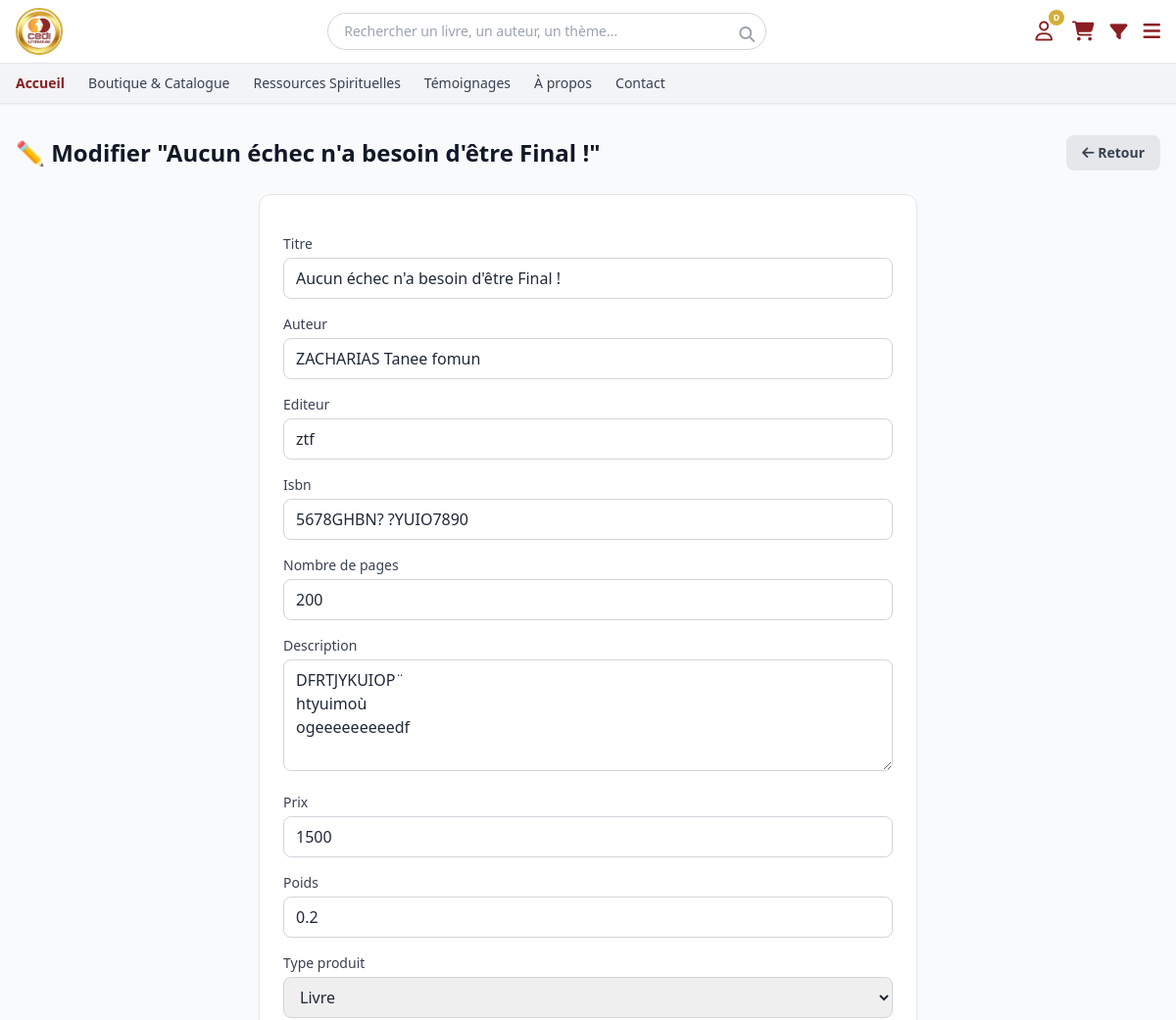
Before: /admin_produits/modifier/15/ (signed in, upper part) with the older database file.
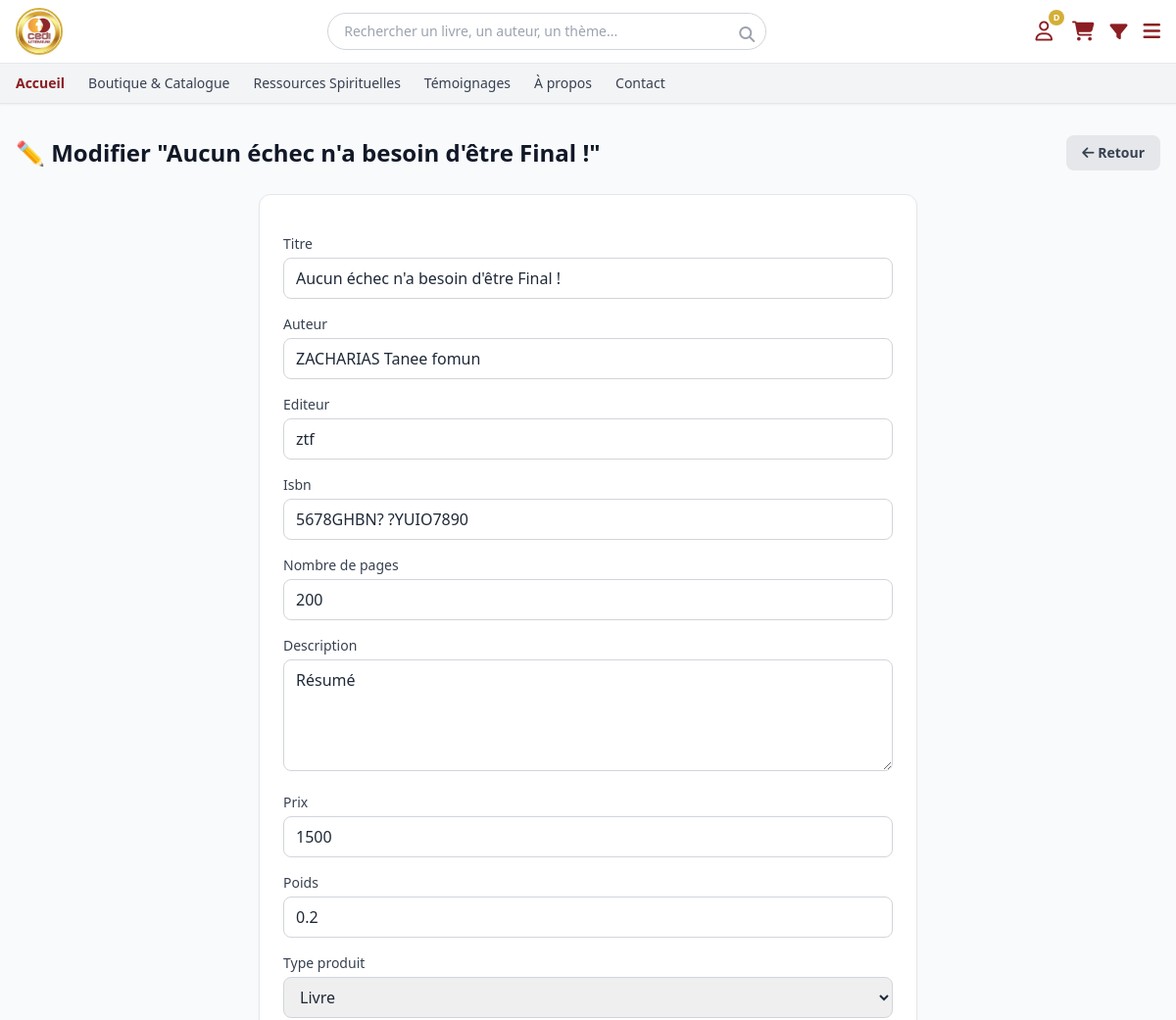
After: the same page with the newer database file.
### appcedi/models.py (models this page shows, shortened)
class Produit(models.Model):
    TYPES = (('livre', 'Livre'), ('bible', 'Bible'), ('cd', 'CD'), ('cadeau', 'Cadeau'))
    titre = models.CharField(max_length=255)
    auteur = models.CharField(max_length=255, blank=True, null=True)
    editeur = models.CharField(max_length=255, blank=True, null=True)
    isbn = models.CharField(max_length=20, blank=True, null=True)
    description = models.TextField()
    nombre_pages = models.PositiveIntegerField(blank=True, null=True, verbose_name="Nombre de pages")
    prix = models.IntegerField()
    poids = models.FloatField(blank=True, null=True)
    type_produit = models.CharField(max_length=20, choices=TYPES, default='livre')
    est_edition_cedi = models.BooleanField(default=False)
    quantite_stock = models.IntegerField(default=0)
    seuil_alerte = models.IntegerField(default=3)
    statut = models.BooleanField(default=True)
    categories = models.ManyToManyField(Categorie, through='ProduitCategorie', blank=True)

### appcedi/views.py (the view)
# urls.py: path('admin_produits/modifier/<int:pk>/', views.modifier_produit, name='modifier_produit'),
@login_required
@user_passes_test(est_gestionnaire_stock)
def modifier_produit(request, pk):
    produit = get_object_or_404(Produit, pk=pk)
    if request.method == 'POST':
        form = ProduitForm(request.POST, request.FILES, instance=produit)
        if form.is_valid():
            form.save()
            fichiers = request.FILES.getlist('images_multiples')
            for f in fichiers:
                if f:
                    Image.objects.create(produit=produit, url_image=f, est_principale=False)
            if not produit.images.filter(est_principale=True).exists():
                premiere = produit.images.first()
                if premiere:
                    premiere.est_principale = True
                    premiere.save()
            messages.success(request, f'Produit "{produit.titre}" modifié avec succès !')
            return redirect('liste_produits')
    else:
        form = ProduitForm(instance=produit)
    return render(request, 'appcedi/admin/modifier_produit.html', {'form': form, 'produit': produit})

### appcedi/forms.py
class ProduitForm(forms.ModelForm):
    class Meta:
        model = Produit
        fields = [
            'titre', 'auteur', 'editeur', 'isbn','nombre_pages', 'description', 'prix',
            'poids', 'type_produit', 'est_edition_cedi', 'quantite_stock',
            'seuil_alerte', 'statut', 'categories'
        ]
        widgets = {
            'description': forms.Textarea(attrs={'rows': 4}),
            'categories': forms.SelectMultiple(attrs={'class': 'w-full border rounded px-3 py-2'}),
        }
    def __init__(self, *args, **kwargs):
        super().__init__(*args, **kwargs)
        self.fields['categories'].required = False
        for field_name, field in self.fields.items():
            if not isinstance(field.widget, forms.CheckboxInput):
                field.widget.attrs.update({
                    'class': 'w-full border border-gray-300 rounded-lg px-3 py-2 focus:outline-none focus:border-cediRed'
                })

### appcedi/models.py (called while the page is built)
    def __str__(self):
        return self.nom

### appcedi/views.py (called while the page is built)
def est_admin(user):
    return user.is_superuser or (hasattr(user, 'profil') and user.profil.role == 'admin')

### templates/appcedi/admin/modifier_produit.html (shortened to what this page needs)
{% extends 'appcedi/admin/base_admin.html' %}
{% block admin_title %}✏️ Modifier "{{ produit.titre }}"{% endblock %}
{% block admin_actions %}
<a href="{% url 'liste_produits' %}" class="bg-gray-200 text-gray-700 px-4 py-2 rounded-lg hover:bg-gray-300 transition text-sm font-bold">
    <i class="fa-solid fa-arrow-left"></i> Retour
</a>
{% endblock %}
{% block admin_content %}
<div class="bg-white rounded-xl shadow-sm border border-gray-200 p-6 max-w-2xl mx-auto">
    <form method="post" enctype="multipart/form-data" class="space-y-4">
        {% for field in form %}
        <div>
            <label class="block text-sm font-medium text-gray-700 mb-1">{{ field.label }}</label>
            {{ field }}
        </div>
        {% endfor %}
    </form>
</div>
{% endblock %}

Changed rows visible on the page:
changed Produit "Aucun échec n'a besoin d'être Final !": description "DFRTJYKUIOP¨ htyuimoù ogeeeeeeeeedf" → "Résumé"
